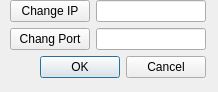
<?xml version="1.0" encoding="UTF-8"?>
<ui version="4.0">
 <class>FormDialog</class>
 <widget class="QDialog" name="FormDialog">
  <property name="geometry">
   <rect>
    <x>0</x>
    <y>0</y>
    <width>218</width>
    <height>92</height>
   </rect>
  </property>
  <property name="windowTitle">
   <string>IP-Port</string>
  </property>
  <widget class="QWidget" name="layoutWidget">
   <property name="geometry">
    <rect>
     <x>10</x>
     <y>0</y>
     <width>196</width>
     <height>80</height>
    </rect>
   </property>
   <layout class="QFormLayout" name="formLayout">
    <item row="0" column="0">
     <widget class="QPushButton" name="changeIP">
      <property name="text">
       <string>Change IP</string>
      </property>
      <property name="autoDefault">
       <bool>true</bool>
      </property>
      <property name="default">
       <bool>false</bool>
      </property>
     </widget>
    </item>
    <item row="0" column="1">
     <widget class="QLineEdit" name="IP"/>
    </item>
    <item row="1" column="0">
     <widget class="QPushButton" name="changePort">
      <property name="text">
       <string>Chang Port</string>
      </property>
     </widget>
    </item>
    <item row="1" column="1">
     <widget class="QLineEdit" name="Port"/>
    </item>
    <item row="2" column="0" colspan="2">
     <widget class="QDialogButtonBox" name="Ok">
      <property name="orientation">
       <enum>Qt::Horizontal</enum>
      </property>
      <property name="standardButtons">
       <set>QDialogButtonBox::Cancel|QDialogButtonBox::Ok</set>
      </property>
     </widget>
    </item>
   </layout>
  </widget>
 </widget>
 <tabstops>
  <tabstop>IP</tabstop>
  <tabstop>Port</tabstop>
  <tabstop>changePort</tabstop>
  <tabstop>changeIP</tabstop>
 </tabstops>
 <resources/>
 <connections/>
</ui>
